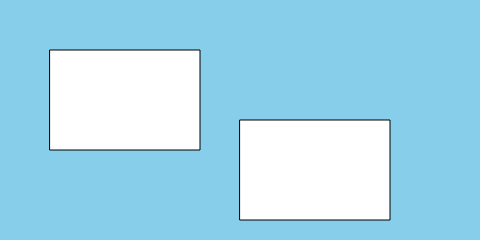
Frame 1 (no input)
Frame 60 (no input): identical to frame 1, image omitted
Frame 120 (the mouse pressed at the canvas centre since frame 60): identical to frame 1, image omitted

The p5.js sketch that drew this single still picture (run headless with seeded random() and noise() and a simulated clock; from frame 60 on, the mouse is pressed at the canvas centre):

// p5.js sketch
// ── sketch.js
function setup(){
    // 最初に一回だけ実行される処理

    // キャンバスの大きさ
    createCanvas(480, 240);
    background("skyblue")

    // 左上のｘ座標、ｙ座標、幅、高さ
    rect(50,50,150,100);

    // width height 描画領域の幅が入っている
    rect(width/2,height/2,150,100);


    // rectの種類
    // 中央の座標、幅　高さ
    // rectMode(CORNER);
    // rect(x,y,w,h);

    // 左上の座標と右下の座標
    // rectMode(CORNERS)
    // rect(x1,y1,x2,y2)

    // 中央の座標、幅と高さ
    // rectMode(CENTER);
    // rect(cx,cy,w,h);

    // 中央の座標、中央から辺の長さ
    // rectMode(RADIUS);
    // rect(cx,cy,w,h);
}

function draw(){
    // その後繰り返し実行される処理

    
}
